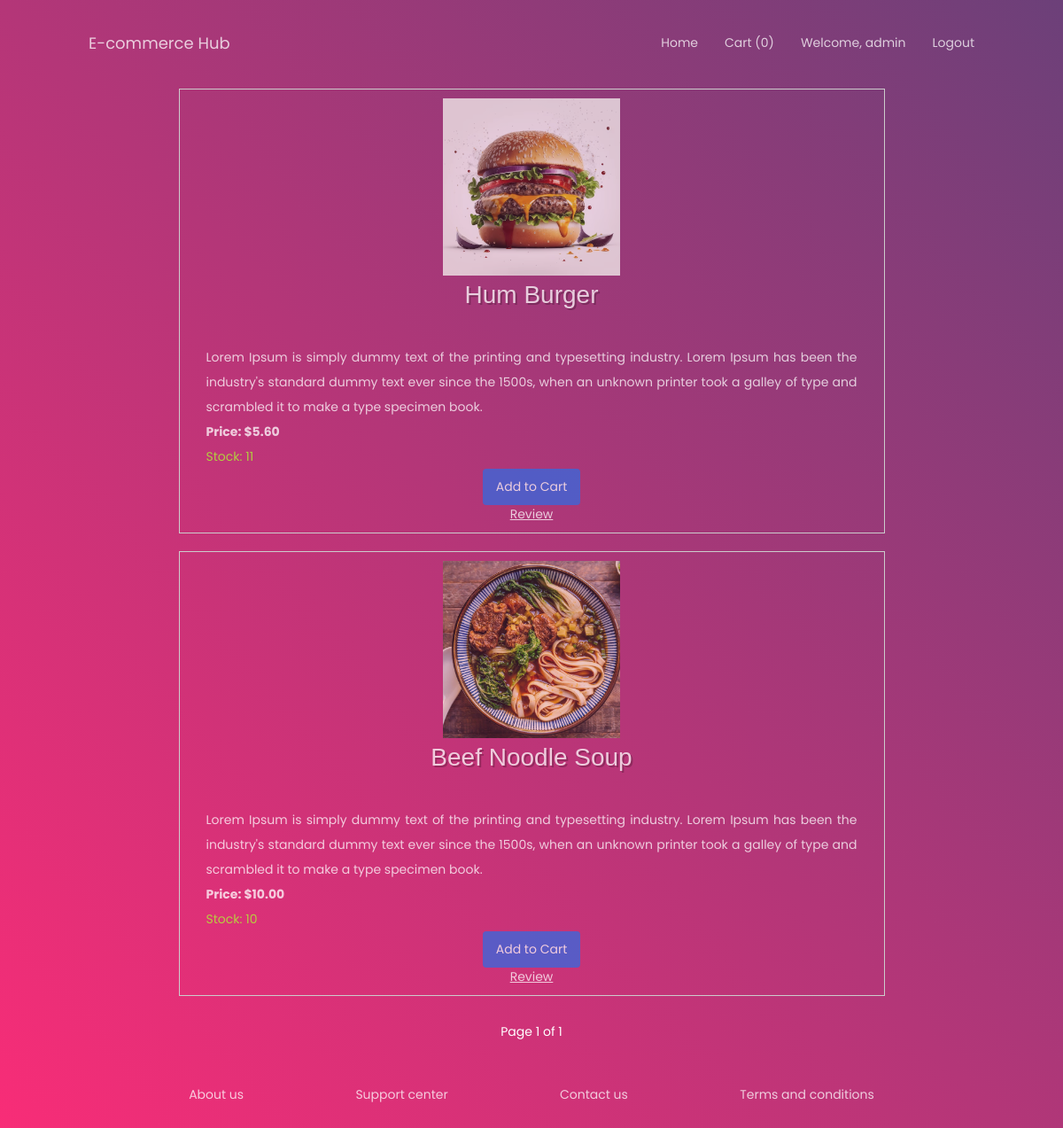
The page /products/ (signed in) on the database its author committed.
### product/models.py (models this page shows, shortened)
class Product(models.Model):
    name = models.CharField(max_length=100)
    description = models.TextField()
    price = models.DecimalField(max_digits=8, decimal_places=2)
    image = models.ImageField(upload_to=os.path.join(os.path.dirname(
        __file__)[:-8], 'store', 'static', 'product_images'))
    stock = models.PositiveIntegerField()

### product/views.py (the view)
# urls.py: path('products/', product_views.product_list, name='product_list'),
def product_list(request):
    products = Product.objects.all()
    paginator = Paginator(products, 2)
    page_number = request.GET.get('page')
    page = paginator.get_page(page_number)
    context = {
        'products': products,
        'page': page
    }
    return render(request, 'product_list.html', context)

### product/templates/product_list.html (shortened to what this page needs)
<!DOCTYPE html>
<html lang="en">
  <head>
    {% load static %}
    <link href="{% static 'css/main.css' %}" rel="stylesheet" media="all" />
    <link href="{% static 'css/post.css' %}" rel="stylesheet" media="all" />
    <link rel="stylesheet" href="{% static 'css/styles.css' %}" />
  </head>
  <body>
    <header>
      <h4>
        <a href="{% url 'home' %}">E-commerce Hub</a>
      </h4>
      <nav>
        {% if user.is_authenticated %}
        <li><a href="{% url 'home' %}">Home</a></li>
        <li>
          <a href="{% url 'cart' %}"
            >Cart ({{ request.user.cart_set.count }})</a
          >
        </li>
        <li>
          <a href="{% url 'profile' %}">Welcome, {{ request.user.username }}</a>
        </li>
        <li><a href="{% url 'logout' %}">Logout</a></li>
        {% else %}
        <li><a href="{% url 'home' %}">Home</a></li>
        <li><a href="{% url 'login' %}">Login</a></li>
        <li><a href="{% url 'register' %}">Register</a></li>
        {% endif %}
      </nav>
    </header>
    <section class="hero">
      <div class="hero-content-area">
        {% for product in page %}
        <a href="{% url 'product_detail' product_id=product.id %}">
        <div class="product">
          <img class="product-image" src="{% static 'product_images' %}{{ product.image.url|slice:"28:" }}"
          alt="{{ product.name }}">
          <h3 class="product-name">{{ product.name }}</h3>
          <p class="product-description">{{ product.description }}</p>
          <p class="product-price">Price: ${{ product.price }}</p>
          <p class="product-stock">Stock: {{ product.stock }}</p>
        </a>
          {% if user.is_authenticated %}
          <a class="add-to-cart" href="{% url 'add_to_cart' product.id %}"
            >Add to Cart</a
          ><br>
          <a style="text-decoration: underline;" href="{% url 'product_detail' product_id=product.id %}">Review</a>
          {% else %}
          <a class="add-to-cart" href="{% url 'login' %}">Add to Cart</a>
          {% endif %}
        </div>
        {% endfor %}
        <div style="padding-top: 10px;">
          <span>Page {{ page.number }} of {{ page.paginator.num_pages }}</span>
      </div>
      <footer>
        <a href="#">About us</a>
        <a href="#">Support center</a>
        <a href="#">Contact us</a>
        <a href="#">Terms and conditions</a>
      </footer>
    </section>
  </body>
</html>

### store/static/css/main.css (style rules this page uses)
html { -webkit-box-sizing: border-box; -moz-box-sizing: border-box; box-sizing: border-box; }
* { padding: 0; margin: 0; }
*, *:before, *:after { -webkit-box-sizing: inherit; -moz-box-sizing: inherit; box-sizing: inherit; }
body, h1, h2, h3, h4, h5, h6, blockquote, p, pre, dl, dd, ol, ul, figure, hr, fieldset, legend { margin: 0; padding: 0; }
body { font-family: "Poppins", "Arial", "Helvetica Neue", sans-serif; font-weight: 400; font-size: 14px; }
h1, h2, h3, h4, h5, h6 { font-weight: 400; }
h3 { font-size: 24px; }
h4 { font-size: 18px; }

### store/static/css/styles.css (style rules this page uses)
* { margin: 0; padding: 0; box-sizing: border-box; }
html { font-size: 16px; font-family: "Poppins", "Arial", "Helvetica Neue", sans-serif; color: #555; }
ul, nav { list-style: none; }
nav li { display: inline-block; position: relative; }
nav a:after { position: absolute; content: ''; display: inline-block; width: calc( 0% ); position: absolute; bottom: -6px; left: 0; height: 3px; background: yellow; transition: width 450ms ease-out; }
a { text-decoration: none; opacity: 0.75; color: #fff; }
section { display: flex; flex-direction: column; align-items: center; padding: 100px 80px; }
section p { max-width: 775px; line-height: 2; padding: 0 20px; }
header { position: absolute; width: 100%; display: flex; justify-content: space-between; align-items: center; padding: 35px 100px 0; animation: 1s fadein 0.5s forwards; opacity: 0; color: #fff; z-index: 2; }
header nav { display: flex; margin-right: -15px; }
header nav li { margin: 0 15px; }
.hero { position: relative; justify-content: center; text-align: center; min-height: 100vh; color: #fff; }
.hero h3 { font: 28px "Raleway", sans-serif; font-weight: 300; text-shadow: 2px 2px rgba(0, 0, 0, 0.3); margin-bottom: 40px; }
.hero-content-area { opacity: 0; animation: 1s slidefade 1s forwards; }
* { box-sizing: border-box; margin: 0; padding: 0; }
footer { width: 100%; max-width: 900px; display: flex; justify-content: space-around; width: 100%; margin-top: 50px; }
.product { border: 1px solid #ccc; padding: 10px; margin-bottom: 20px; }
.product-image { width: 200px; height: 200px; object-fit: cover; }
h3 { font-size: 18px; margin-bottom: 5px; }
.product-description { text-align: justify; }
.product-price { text-align: left; font-weight: bold; }
.product-stock { text-align: left; color: greenyellow; }
a.add-to-cart { display: inline-block; padding: 10px 15px; background-color: #346adf; color: #fff; text-decoration: none; border-radius: 4px; transition: background-color 0.3s; }

### rows shown on the page
Product: image (picture), name "Hum Burger", description "Lorem Ipsum is simply dummy text of the printing and typesetting industry. Lorem Ipsum has been the industry's standard dummy text ever since the 1500s, when an unknown printer took a galley of type and scrambled it to make a type specimen book.", price "5.60", stock "11"
Product: image (picture), name "Beef Noodle Soup", description "Lorem Ipsum is simply dummy text of the printing and typesetting industry. Lorem Ipsum has been the industry's standard dummy text ever since the 1500s, when an unknown printer took a galley of type and scrambled it to make a type specimen book.", price "10.00", stock "10"

### other values the page prints
{{ request.user.cart_set.count }} "0"
{{ request.user.username }} "admin"
{{ page.number }} "1"
{{ page.paginator.num_pages }} "1"
